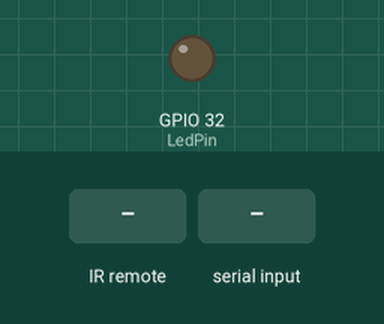
Recording of a sketch running on a simulated ESP32. Parts: output pins drawn as LEDs (lit = HIGH). The inputs (shaded band) are chosen by the test bench. WiFi joins after 1.5 s; servers stay silent unless stated; no MQTT or app messages arrive unless stated; what the sketch prints to the serial monitor is not drawn.

Above: at 2.7 s.
2.8 s: infrared code 0xFD08F7 received
At 5.6 s:
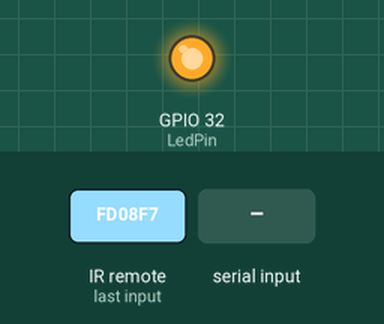
5.8 s: "5\n" received over Serial
7.3 s: infrared code 0xFD8877 received
10.3 s: infrared code 0xFD48B7 received
Timing chart, 0 to 12.8 s (numbered marks = the images above; inputs shaded):
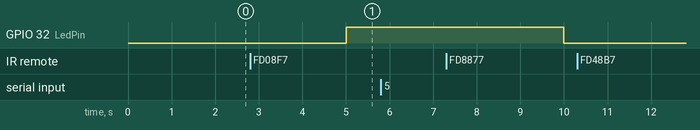

Measured:
- after the input at 5.8 s, every drawn part: stays the same
- after the input at 10.3 s, every drawn part: stays the same

The sketch:

mood-infrared-controlled.ino
```cpp
/*
* Mood infrared controlled
*
* 1 = Super Happy
* 2 = Happy
* 3 = OK
* 4 = Not Happy
* 5 = Angry
* Up = Vote Up
* Down = Vote Down
*/

#include <IRrecv.h>         // lib IRremoteESP8266 by David Conran, Sebastien Warin, Mark Szabo, Ken Shirriff
#include <IRutils.h>        // lib IRremoteESP8266 by David Conran, Sebastien Warin, Mark Szabo, Ken Shirriff
#include <PubSubClient.h>   // by Nick O'Leary
#include <WiFi.h>           // by Arduino

// WiFi
WiFiClient espClient;
const char* ssid = "";
const char* password =  "";

// MQTT
PubSubClient client(espClient);
const char* mqttCommandTopic = "test/mood";
const char* mqttVoteTopic = "test/vote";
const char* mqttServer = "broker.tec2020.fun";
const unsigned int mqttPort = 1883;
const char* mqttClientId = "test1ctrl";
const char* mqttUser = "sammy";
const char* mqttPassword = "1234";

//LED Component
const unsigned int LedPin = 32;
boolean ledState = false;
const unsigned int FlashEveryMillis = 5000;
unsigned long timeLastFlash = 0;

//Infrared Control Component
const unsigned int ReceiverPin = 14;
const unsigned long Mood1 = 0xFD08F7;     //button 1
const unsigned long Mood2 = 0xFD8877;     //button 2
const unsigned long Mood3 = 0xFD48B7;     //button 3
const unsigned long Mood4 = 0xFD28D7;     //button 4
const unsigned long Mood5 = 0xFDA857;     //button 5
const unsigned long VoteUp = 0xFD50AF;    //button up
const unsigned long VoteDown = 0xFD10EF;  //button down
IRrecv irrecv(ReceiverPin);

void setup() {
  Serial.begin(115200);
  Serial.println("setup starting");

  pinMode(LedPin, OUTPUT);
  irrecv.enableIRIn();  // Start the receiver

  SetupWifi();
  client.setServer(mqttServer, mqttPort);

  Serial.println("setup complete");
}

void loop() {
  if (Serial.available() > 0) {
    SerialCommand();
  }
  ProcessRemoteCommands();
  FlashingLed();
}

void ProcessRemoteCommands() {
    decode_results results;

  if (irrecv.decode(&results)) {

    if (!client.connected()) {
      Reconnect();
    }

    client.loop();

    switch (results.value) {
      case Mood1:
        Serial.println("Mood 1 - Super Happy");
        client.publish(mqttCommandTopic, "1");
        break;
      case Mood2:
        Serial.println("Mood 2 - Happy");
        client.publish(mqttCommandTopic, "2");
        break;
      case Mood3:
        Serial.println("Mood 3 - OK");
        client.publish(mqttCommandTopic, "3");
        break;
      case Mood4:
        Serial.println("Mood 4 - Not Happy");
        client.publish(mqttCommandTopic, "4");
        break;
      case Mood5:
        Serial.println("Mood 5 - Angry");
        client.publish(mqttCommandTopic, "5");
        break;
      case VoteUp:
        Serial.println("Vote Up");
        client.publish(mqttVoteTopic, "+");
        break;
      case VoteDown:
        Serial.println("Vote Down");
        client.publish(mqttVoteTopic, "-");
        break;
      default:
        serialPrintUint64(results.value, HEX);
        Serial.println("");
        break;
    }

    irrecv.resume();  // Receive the next value
  }
}

void FlashingLed() {
  unsigned long now = millis();
  if (now - timeLastFlash >= FlashEveryMillis) {
    timeLastFlash = now;
    ledState = !ledState;
    digitalWrite(LedPin, ledState);
  }
}

void SerialCommand() {
  int command = Serial.parseInt();

  if (command > 0 && command < 6) {
    Serial.println("Serial command to set mood to "+(String)command);

    if (!client.connected()) {
      Reconnect();
    }

    client.loop();

    char buf[1];
    dtostrf(command, 1, 0, buf);

    client.publish(mqttCommandTopic, buf);
  }
}

void SetupWifi() {
  delay(10);

  Serial.println();
  Serial.print("Connecting to ");
  Serial.println(ssid);

  WiFi.begin(ssid, password);

  while (WiFi.status() != WL_CONNECTED) {
    delay(500);
    Serial.print(".");
  }

  Serial.println("");
  Serial.println("WiFi connected");
  Serial.println("IP address: ");
  Serial.println(WiFi.localIP());
}

void Reconnect() {
  while (!client.connected()) {
    Serial.print("Attempting MQTT connection...");

    if (client.connect(mqttClientId, mqttUser, mqttPassword)) {
      Serial.println("connected");
      Serial.println("subscribing to topic " + (String)mqttCommandTopic);
      client.subscribe(mqttCommandTopic);
      Serial.println("subscribing to topic " + (String)mqttVoteTopic);
      client.subscribe(mqttVoteTopic);
    } else {
      Serial.print("failed, rc=");
      Serial.print(client.state());
      Serial.println(" try again in 5 seconds");
      delay(5000);  // Wait before retrying
    }
  }
}
```
